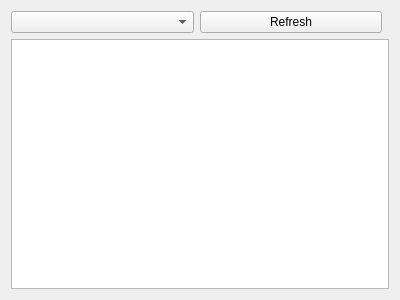
<ui version="4.0" >
 <class>DbBrowser</class>
 <widget class="QWidget" name="DbBrowser" >
  <property name="geometry" >
   <rect>
    <x>0</x>
    <y>0</y>
    <width>400</width>
    <height>300</height>
   </rect>
  </property>
  <layout class="QVBoxLayout" name="verticalLayout" >
   <item>
    <layout class="QHBoxLayout" name="horizontalLayout" >
     <item>
      <widget class="KComboBox" name="tableBox" >
       <property name="sizePolicy" >
        <sizepolicy vsizetype="Fixed" hsizetype="Minimum" >
         <horstretch>0</horstretch>
         <verstretch>0</verstretch>
        </sizepolicy>
       </property>
      </widget>
     </item>
     <item>
      <widget class="QPushButton" name="refreshButton" >
       <property name="text" >
        <string>Refresh</string>
       </property>
      </widget>
     </item>
     <item>
      <spacer>
       <property name="orientation" >
        <enum>Qt::Horizontal</enum>
       </property>
      </spacer>
     </item>
    </layout>
   </item>
   <item>
    <widget class="QTableView" name="tableView">
     <attribute name="horizontalHeaderShowSortIndicator" stdset="0">
      <bool>true</bool>
     </attribute>
    </widget>
   </item>
  </layout>
 </widget>
 <customwidgets>
  <customwidget>
   <class>KComboBox</class>
   <extends>QComboBox</extends>
   <header>kcombobox.h</header>
  </customwidget>
 </customwidgets>
 <resources/>
 <connections/>
</ui>
